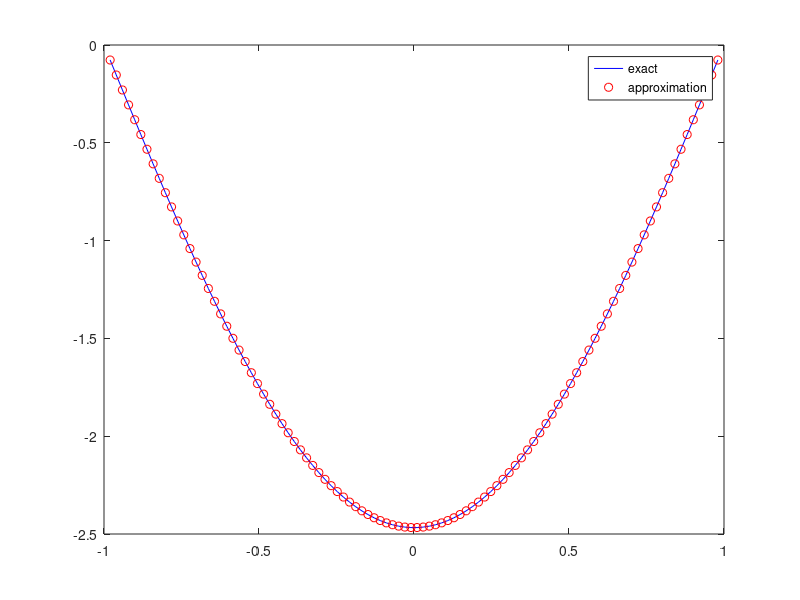
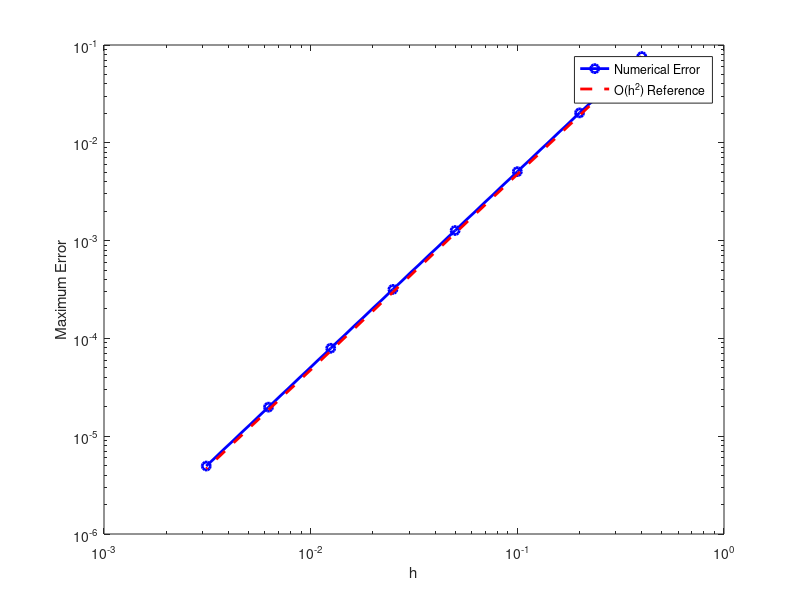

MATLAB code for these plots, in order:
%% Cleaning
clear all, close all, clc, format short e;

%% Question 1
% Pen-and-paper proof is written in LaTeX report.

%% Question 2
% Approximate u'' for u(x)=cos(pi*x/2), n=100.

n = 100; 
h = 2 / (n+1);  % Spacing
x = -1 + (1:n)' * h; % internal vector point

% build matrix
% central dfference formula: u''(xi) ≈ (u(xi-1) - 2u(xi) + u(xi+1))/h^2
D = (diag(ones(n-1,1),1) + diag(-2*ones(n,1)) + diag(ones(n-1,1),-1)) * (1/h^2);

% build U
U = cos(pi*x/2);

% obtain the approximation
V = D*U;

% u(x) = cos(πx/2), u''(x) = -(π^2/4)cos(πx/2)
exact = -(pi^2/4)*cos(pi*x/2);

plot(x, exact, 'b-', x, V, 'ro');
legend('exact', 'approximation');
%% Question 3
% set n list that satisfies h half-decreasing, so according the O(h^2), the
% error should be reduced to 1/4
n_list = [4,9,19,39,79,159,319,639];
errors = zeros(size(n_list));
% expected_ratio = 1/4;

for i = 1:length(n_list)
    n = n_list(i); 
    h = 2 / (n+1);  % Spacing
    x = -1 + (1:n)' * h; % internal vector point
    
    % build matrix
    % central dfference formula: u''(xi) ≈ (u(xi-1) - 2u(xi) + u(xi+1))/h^2
    D = (diag(ones(n-1,1),1) + diag(-2*ones(n,1)) + diag(ones(n-1,1),-1)) * (1/h^2);
    
    % build U
    U = cos(pi*x/2);
    
    % obtain the approximation
    V = D*U;
    
    % u(x) = cos(πx/2), u''(x) = -(π^2/4)cos(πx/2)
    exact = -(pi^2/4)*cos(pi*x/2);

    % max error
    errors(i) = max(abs(V-exact));
end

h_list = 2./(n_list+1);
error_ratio = errors(1:end-1) ./ errors(2:end);
expected_ratio = (h_list(1:end-1)./h_list(2:end)).^2;

% plot
figure;
loglog(h_list, errors, 'bo-', 'LineWidth', 2);
hold on;
loglog(h_list, errors(1)* (h_list/h_list(1)).^2, 'r--', 'LineWidth', 2);
xlabel('h');
ylabel('Maximum Error');
legend('Numerical Error', 'O(h^2) Reference', 'Location', 'best');

% print
fprintf('h \t\t Error \t\t Error Ratio \t Excepted Ratio \n');
for i = 1:length(n_list)
    if i < length(n_list)
        fprintf('%.4f \t\t %.2e \t\t %.2f \t\t %.2f \n', h_list(i), errors(i), error_ratio(i),  expected_ratio(i));
    else
        fprintf('%.4f \t\t %.2e \t\t - \t\t - \n', h_list(i), errors(i));
    end
end

%% Question 4
n = 100; 
h = 2 / (n+1);  % Spacing
x = -1 + (1:n)' * h; % internal vector point

% build matrix
% central dfference formula: u''(xi) ≈ (u(xi-1) - 2u(xi) + u(xi+1))/h^2
D = (diag(ones(n-1,1),1) + diag(-2*ones(n,1)) + diag(ones(n-1,1),-1)) * (1/h^2);

%% Question 4(b)
% Numerical evidence of quadratic convergence for f(x)=cosh(x)+cos(x)-3 (γ=3)
% Using newton.m to show e_{k+1} ≈ C * e_k^2 asymptotically. 


%% Question 4(c)

%%
% The plot shows the residuals |f(x_k)| versus iteration k for γ = 2 and γ = 3.
% For γ = 3 (orange curve), Initially the residuals first increase
% (because the initial values are slightly farther away) and then decrease
% rapidly, with the residuals dropping to ~1e-10 after 9 to 10
% iterations. It agrees with the theoretical analysis in Q4(a,b), because
% f'(x*) != 0 at the nonnegative root.
%
% For γ = 2 (blue curve), the residuals decrease much more slowly and
% approximately linearly on the logarithmic scale. This behavior confirms
% *linear convergence*, since the derivative at the root is zero (f'(0) =
% 0), violating the assumption required for quadratic convergence.
%
% Hence, the numerical results fully support the theoretical prediction:
% Newton's method converges quadratically when f'(x*) != 0 (γ = 3) and only
% linearly when f'(x*) = 0 (γ = 2).

%% Question 5
% See secant.m

%% Question 6

%% 
